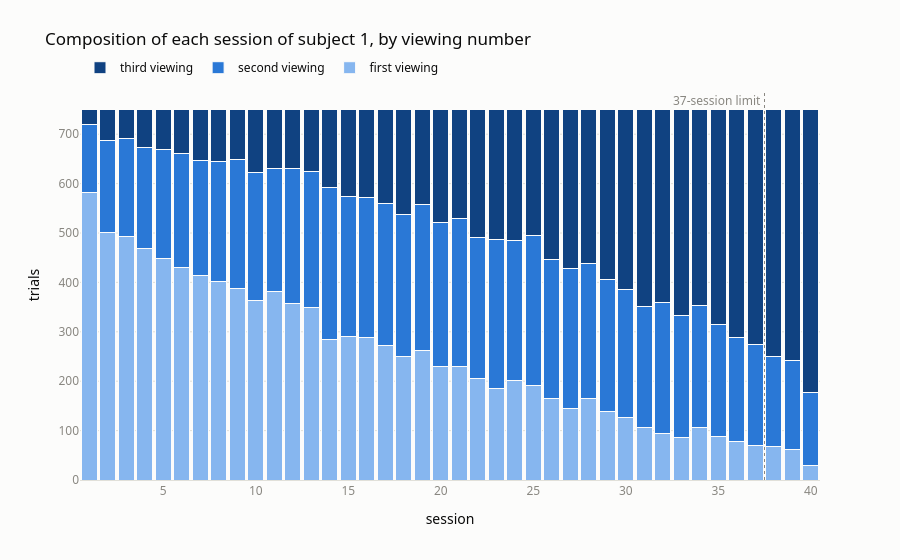

Notebook source saved alongside this figure:
### Markdown cell above
### What kind of trials each session contains

All sessions have 750 trials, but their composition changes: at the beginning almost all images are new, towards the end almost all are repetitions.

### Code cell
# [1.3.3] Chart: composition of each session
composition = trials.groupby(["session", "rep"]).size().unstack("rep", fill_value=0)

labels = {1: "first viewing", 2: "second viewing", 3: "third viewing"}

fig = go.Figure()
for rep, color in zip([1, 2, 3], BLUE_RAMP):
    fig.add_bar(
        x=composition.index,
        y=composition[rep],
        name=labels[rep],
        marker=dict(color=color, line=dict(color=SURFACE, width=1)),
        hovertemplate="session %{x}<br>" + labels[rep] + ": %{y} trials<extra></extra>",
    )

fig.add_vline(x=N_SESSIONS_USED + 0.5, line=dict(color=MUTED, dash="dot", width=1))
fig.add_annotation(
    x=N_SESSIONS_USED + 0.5, y=1.0, yref="paper", xanchor="right", showarrow=False,
    text="37-session limit ", font=dict(color=MUTED, size=12),
)

fig.update_layout(barmode="stack", bargap=0.15)
style(fig,
      title="Composition of each session of subject 1, by viewing number",
      xaxis_title="session",
      yaxis_title="trials")
fig.show()

### Figure 1 — Plotly figure (JSON) as saved in the notebook; plotly's stock layout.template omitted (floating-point values rounded to 4 significant figures)
{"data": [{"hovertemplate": "session %{x}<br>first viewing: %{y} trials<extra></extra>", "marker": {"color": "#86b6ef", "line": {"color": "#fcfcfb", "width": 1}}, "name": "first viewing", "type": "bar", "x": [1, 2, 3, 4, 5, 6, 7, 8, 9, 10, 11, 12, 13, 14, 15, 16, 17, 18, 19, 20, 21, 22, 23, 24, 25, 26, 27, 28, 29, 30, 31, 32, 33, 34, 35, 36, 37, 38, 39, 40], "y": [583, 501, 492, 468, 448, 431, 414, 402, 387, 363, 382, 358, 349, 285, 291, 288, 272, 250, 262, 230, 230, 205, 186, 201, 192, 164, 145, 165, 138, 127, 107, 95, 87, 107, 89, 77, 70, 68, 61, 30]}, {"hovertemplate": "session %{x}<br>second viewing: %{y} trials<extra></extra>", "marker": {"color": "#2a78d6", "line": {"color": "#fcfcfb", "width": 1}}, "name": "second viewing", "type": "bar", "x": [1, 2, 3, 4, 5, 6, 7, 8, 9, 10, 11, 12, 13, 14, 15, 16, 17, 18, 19, 20, 21, 22, 23, 24, 25, 26, 27, 28, 29, 30, 31, 32, 33, 34, 35, 36, 37, 38, 39, 40], "y": [136, 187, 199, 205, 222, 230, 233, 243, 261, 260, 249, 272, 276, 308, 282, 283, 288, 287, 296, 291, 300, 286, 301, 283, 302, 283, 284, 273, 267, 259, 245, 264, 245, 246, 226, 212, 205, 183, 180, 148]}, {"hovertemplate": "session %{x}<br>third viewing: %{y} trials<extra></extra>", "marker": {"color": "#104281", "line": {"color": "#fcfcfb", "width": 1}}, "name": "third viewing", "type": "bar", "x": [1, 2, 3, 4, 5, 6, 7, 8, 9, 10, 11, 12, 13, 14, 15, 16, 17, 18, 19, 20, 21, 22, 23, 24, 25, 26, 27, 28, 29, 30, 31, 32, 33, 34, 35, 36, 37, 38, 39, 40], "y": [31, 62, 59, 77, 80, 89, 103, 105, 102, 127, 119, 120, 125, 157, 177, 179, 190, 213, 192, 229, 220, 259, 263, 266, 256, 303, 321, 312, 345, 364, 398, 391, 418, 397, 435, 461, 475, 499, 509, 572]}], "layout": {"annotations": [{"font": {"color": "#898781", "size": 12}, "showarrow": false, "text": "37-session limit ", "x": 37.5, "xanchor": "right", "y": 1, "yref": "paper"}], "bargap": 0.15, "barmode": "stack", "font": {"color": "#0b0b0b", "family": "system-ui, 'Segoe UI', sans-serif"}, "legend": {"orientation": "h", "x": 0, "y": 1.02, "yanchor": "bottom"}, "margin": {"t": 90}, "paper_bgcolor": "#fcfcfb", "plot_bgcolor": "#fcfcfb", "shapes": [{"line": {"color": "#898781", "dash": "dot", "width": 1}, "type": "line", "x0": 37.5, "x1": 37.5, "xref": "x", "y0": 0, "y1": 1, "yref": "y domain"}], "title": {"text": "Composition of each session of subject 1, by viewing number"}, "xaxis": {"linecolor": "#e1e0d9", "showgrid": false, "tickfont": {"color": "#898781"}, "title": {"text": "session"}}, "yaxis": {"gridcolor": "#e1e0d9", "tickfont": {"color": "#898781"}, "title": {"text": "trials"}, "zeroline": false}}}
